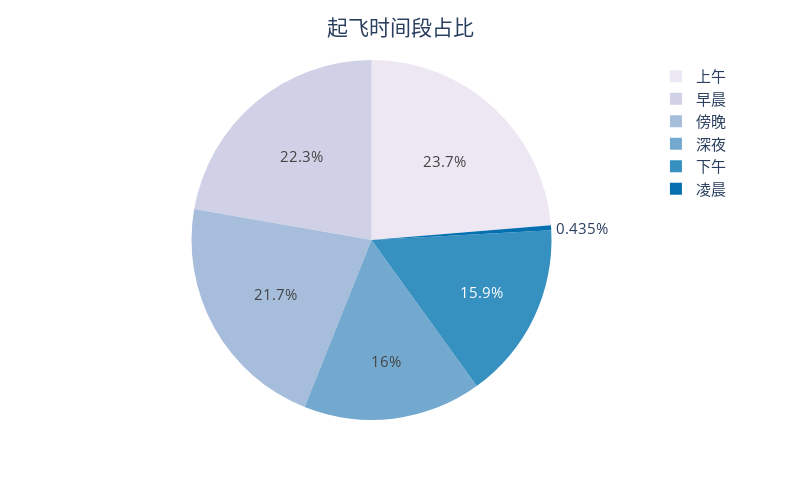

The notebook cell this image was saved under:
### Code cell
df1 = df.copy()
df1 = df1.replace({'Morning':'上午','Early_Morning':'早晨','Evening':'傍晚','Night':'深夜','Afternoon':'下午','Late_Night':'凌晨'})
class_count=df1['departure_time'].value_counts().reset_index()

# class_count
fig = px.pie(class_count, values='departure_time', names='index',color_discrete_sequence=px.colors.sequential.PuBu[1:],width=800, height=500)
fig.update_layout(
    title={  
        "text":'起飞时间段占比',
        "y":0.96,  
        "x":0.5,
        "xanchor":"center",  
    }
)
fig.update_layout(font =dict(size=15))
fig.show()
fig.write_image('de.png',scale=2)

### Figure 1 — Plotly figure (JSON) as saved in the notebook; plotly's stock layout.template omitted (floating-point values rounded to 4 significant figures)
{"data": [{"domain": {"x": [0, 1], "y": [0, 1]}, "hovertemplate": "index=%{label}<br>departure_time=%{value}<extra></extra>", "labels": ["上午", "早晨", "傍晚", "深夜", "下午", "凌晨"], "legendgroup": "", "name": "", "showlegend": true, "type": "pie", "values": [71146, 66790, 65102, 48015, 47794, 1306]}], "layout": {"font": {"size": 15}, "height": 500, "legend": {"tracegroupgap": 0}, "margin": {"t": 60}, "piecolorway": ["rgb(236,231,242)", "rgb(208,209,230)", "rgb(166,189,219)", "rgb(116,169,207)", "rgb(54,144,192)", "rgb(5,112,176)", "rgb(4,90,141)", "rgb(2,56,88)"], "title": {"text": "起飞时间段占比", "x": 0.5, "xanchor": "center", "y": 0.96}, "width": 800}}
